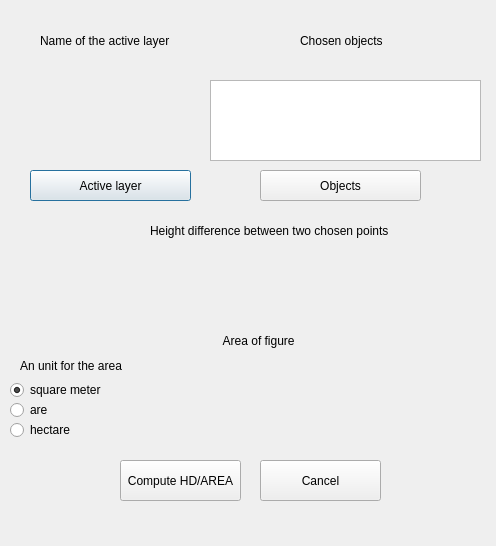
<?xml version="1.0" encoding="UTF-8"?>
<ui version="4.0">
 <class>AlbertsPluginDialogBase</class>
 <widget class="QDialog" name="AlbertsPluginDialogBase">
  <property name="geometry">
   <rect>
    <x>0</x>
    <y>0</y>
    <width>496</width>
    <height>546</height>
   </rect>
  </property>
  <property name="windowTitle">
   <string>Plugin of Albert</string>
  </property>
  <widget class="QLabel" name="label_text_1">
   <property name="geometry">
    <rect>
     <x>40</x>
     <y>20</y>
     <width>171</width>
     <height>41</height>
    </rect>
   </property>
   <property name="text">
    <string>Name of the active layer</string>
   </property>
  </widget>
  <widget class="QLabel" name="label_Warstwa">
   <property name="geometry">
    <rect>
     <x>40</x>
     <y>90</y>
     <width>161</width>
     <height>51</height>
    </rect>
   </property>
   <property name="text">
    <string/>
   </property>
  </widget>
  <widget class="QPushButton" name="pushButton_Warstwa">
   <property name="geometry">
    <rect>
     <x>30</x>
     <y>170</y>
     <width>161</width>
     <height>31</height>
    </rect>
   </property>
   <property name="text">
    <string>Active layer</string>
   </property>
  </widget>
  <widget class="QLabel" name="label_text_2">
   <property name="geometry">
    <rect>
     <x>300</x>
     <y>20</y>
     <width>121</width>
     <height>41</height>
    </rect>
   </property>
   <property name="text">
    <string>Chosen objects</string>
   </property>
  </widget>
  <widget class="QLabel" name="label_Obiekty">
   <property name="geometry">
    <rect>
     <x>300</x>
     <y>50</y>
     <width>161</width>
     <height>31</height>
    </rect>
   </property>
   <property name="text">
    <string/>
   </property>
  </widget>
  <widget class="QPushButton" name="pushButton_Obiekty">
   <property name="geometry">
    <rect>
     <x>260</x>
     <y>170</y>
     <width>161</width>
     <height>31</height>
    </rect>
   </property>
   <property name="text">
    <string>Objects</string>
   </property>
  </widget>
  <widget class="QLabel" name="label_text_3">
   <property name="geometry">
    <rect>
     <x>150</x>
     <y>210</y>
     <width>271</width>
     <height>41</height>
    </rect>
   </property>
   <property name="text">
    <string>Height difference between two chosen points</string>
   </property>
  </widget>
  <widget class="QLabel" name="label_Roznica">
   <property name="geometry">
    <rect>
     <x>200</x>
     <y>260</y>
     <width>201</width>
     <height>31</height>
    </rect>
   </property>
   <property name="text">
    <string/>
   </property>
  </widget>
  <widget class="QLabel" name="label_text_4">
   <property name="geometry">
    <rect>
     <x>220</x>
     <y>320</y>
     <width>261</width>
     <height>41</height>
    </rect>
   </property>
   <property name="text">
    <string> Area of figure</string>
   </property>
  </widget>
  <widget class="QLabel" name="label_Pole">
   <property name="geometry">
    <rect>
     <x>200</x>
     <y>390</y>
     <width>201</width>
     <height>31</height>
    </rect>
   </property>
   <property name="text">
    <string/>
   </property>
  </widget>
  <widget class="QRadioButton" name="radioButton_metry">
   <property name="geometry">
    <rect>
     <x>10</x>
     <y>380</y>
     <width>141</width>
     <height>20</height>
    </rect>
   </property>
   <property name="text">
    <string>square meter</string>
   </property>
   <property name="checked">
    <bool>true</bool>
   </property>
  </widget>
  <widget class="QRadioButton" name="radioButton_ary">
   <property name="geometry">
    <rect>
     <x>10</x>
     <y>400</y>
     <width>95</width>
     <height>20</height>
    </rect>
   </property>
   <property name="text">
    <string>are</string>
   </property>
  </widget>
  <widget class="QRadioButton" name="radioButton_hektary">
   <property name="geometry">
    <rect>
     <x>10</x>
     <y>420</y>
     <width>95</width>
     <height>20</height>
    </rect>
   </property>
   <property name="text">
    <string>hectare</string>
   </property>
  </widget>
  <widget class="QLabel" name="label_text_5">
   <property name="geometry">
    <rect>
     <x>20</x>
     <y>350</y>
     <width>191</width>
     <height>31</height>
    </rect>
   </property>
   <property name="text">
    <string>An unit for the area</string>
   </property>
  </widget>
  <widget class="QTextEdit" name="textEdit">
   <property name="geometry">
    <rect>
     <x>210</x>
     <y>80</y>
     <width>271</width>
     <height>81</height>
    </rect>
   </property>
  </widget>
  <widget class="QPushButton" name="pushButton_Licz">
   <property name="geometry">
    <rect>
     <x>120</x>
     <y>460</y>
     <width>121</width>
     <height>41</height>
    </rect>
   </property>
   <property name="text">
    <string>Compute HD/AREA</string>
   </property>
  </widget>
  <widget class="QPushButton" name="pushButton_Anuluj">
   <property name="geometry">
    <rect>
     <x>260</x>
     <y>460</y>
     <width>121</width>
     <height>41</height>
    </rect>
   </property>
   <property name="text">
    <string>Cancel</string>
   </property>
  </widget>
 </widget>
 <resources/>
 <connections/>
</ui>
